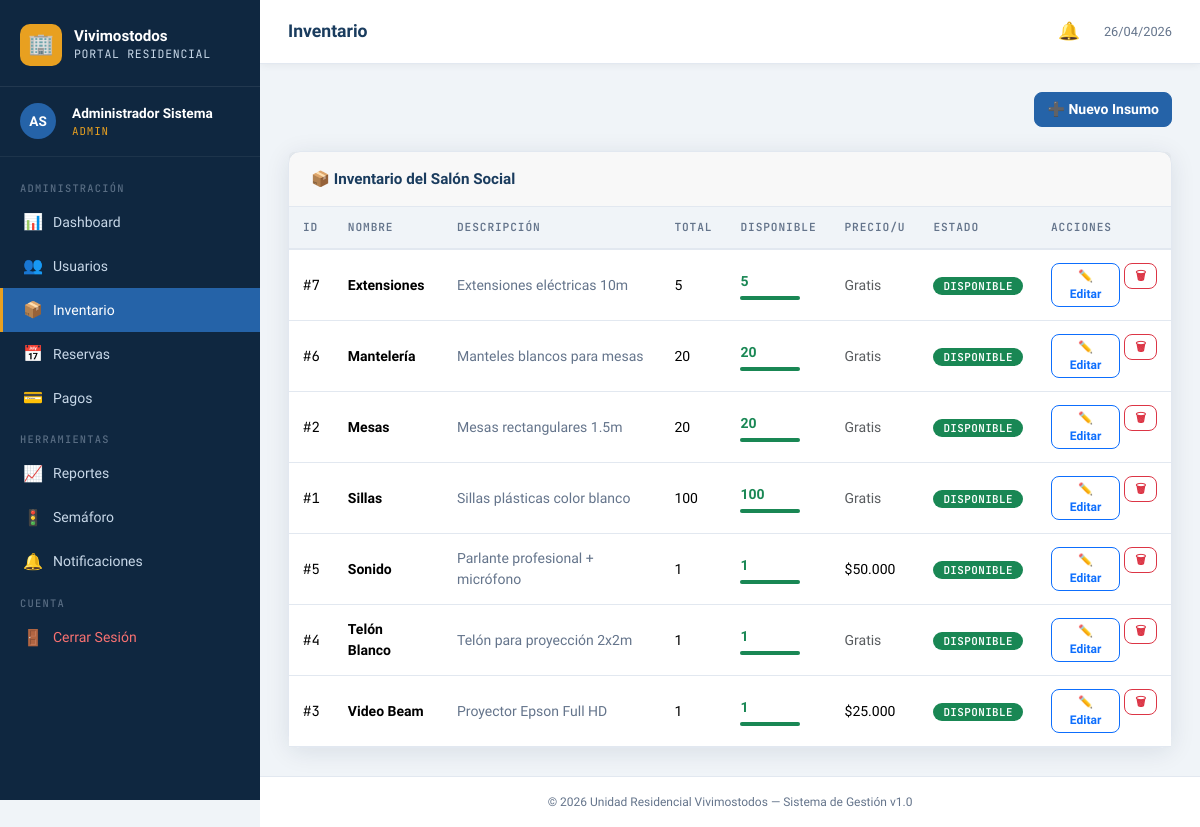
/admin/inventario/index.php (signed in), run on the app's committed database.
### tables this page shows
CREATE TABLE IF NOT EXISTS inventario (
    id_insumo           INT AUTO_INCREMENT PRIMARY KEY,
    nombre              VARCHAR(100) NOT NULL,
    descripcion         TEXT,
    cantidad_total      INT NOT NULL,
    cantidad_disponible INT NOT NULL,
    precio_unitario     DECIMAL(10,2) DEFAULT 0,
    estado              ENUM('DISPONIBLE','NO DISPONIBLE') DEFAULT 'DISPONIBLE'
);

### config/functions.php (called while the page is built, shortened)
<?php
function sanitize(string $str): string {
    return htmlspecialchars(trim($str), ENT_QUOTES, 'UTF-8');
}
function formatMoneda(float $monto): string {
    return '$' . number_format($monto, 0, ',', '.');
}

### admin/inventario/index.php (the view, shortened to what this page needs)
<?php
require_once 'C:\xampp\htdocs\vivimostodos/config/functions.php';
$db = getDB();
$insumos = $db->query("SELECT * FROM inventario ORDER BY nombre")->fetchAll();
include 'C:/xampp/htdocs/vivimostodos/includes/header.php';
include 'C:/xampp/htdocs/vivimostodos/includes/sidebar.php';
?>
<div class="d-flex justify-content-between align-items-center mb-4">
    <a href="crear.php" class="btn btn-primary">➕ Nuevo Insumo</a>
</div>
<div class="card animate-in">
    <div class="card-header"><h5>📦 Inventario del Salón Social</h5></div>
    <div class="card-body p-0">
        <div class="table-responsive">
            <table class="table mb-0">
                <thead>
                    <tr>
                        <th>ID</th><th>Nombre</th><th>Descripción</th>
                        <th>Total</th><th>Disponible</th><th>Precio/U</th>
                        <th>Estado</th><th>Acciones</th>
                    </tr>
                </thead>
                <tbody>
                <?php foreach ($insumos as $i): ?>
                <tr>
                    <td style="font-family:var(--font-mono)">#<?= $i['id_insumo'] ?></td>
                    <td><strong><?= sanitize($i['nombre']) ?></strong></td>
                    <td style="color:var(--text-muted)"><?= sanitize($i['descripcion']) ?></td>
                    <td><?= $i['cantidad_total'] ?></td>
                    <td>
                        <?php $pct = $i['cantidad_total'] > 0 ? ($i['cantidad_disponible']/$i['cantidad_total'])*100 : 0; ?>
                        <span class="fw-bold <?= $pct < 20 ? 'text-danger' : ($pct < 60 ? 'text-warning' : 'text-success') ?>">
                            <?= $i['cantidad_disponible'] ?>
                        </span>
                        <div class="progress mt-1" style="height:4px;width:60px">
                            <div class="progress-bar bg-<?= $pct < 20 ? 'danger' : ($pct < 60 ? 'warning' : 'success') ?>"
                                 style="width:<?= $pct ?>%"></div>
                        </div>
                    </td>
                    <td><?= $i['precio_unitario'] > 0 ? formatMoneda((float)$i['precio_unitario']) : '<span class="text-muted">Gratis</span>' ?></td>
                    <td>
                        <span class="badge bg-<?= $i['estado'] === 'DISPONIBLE' ? 'success' : 'danger' ?>"><?= $i['estado'] ?></span>
                    </td>
                    <td>
                        <div class="d-flex gap-1">
                            <a href="editar.php?id=<?= $i['id_insumo'] ?>" class="btn btn-sm btn-outline-primary" style="font-size:.75rem;padding:3px 10px">✏️ Editar</a>
                            <form method="POST" action="eliminar.php" class="d-inline">
                                <button type="submit" class="btn btn-sm btn-outline-danger" style="font-size:.75rem;padding:3px 10px"
                                    onclick="return confirm('¿Eliminar este insumo?')">🗑</button>
                            </form>
                        </div>
                    </td>
                </tr>
                <?php endforeach; ?>
                </tbody>
            </table>
        </div>
    </div>
</div>
<?php include 'C:/xampp/htdocs/vivimostodos/includes/footer.php'; ?>

### assets/css/style.css (style rules this page uses)
:root { --primary: #1a3c5e; --primary-light: #2563a8; --accent: #e8a020; --accent-light: #f5c842; --success: #16a34a; --danger: #dc2626; --warning: #d97706; --info: #0891b2; --bg: #f0f4f8; --bg-card: #ffffff; --sidebar-bg: #0f2740; --sidebar-text: #c8d8e8; --sidebar-hover: #1a3c5e; --sidebar-active:#2563a8; --text: #1e293b; --text-muted: #64748b; --border: #e2e8f0; --shadow: 0 4px 24px rgba(15,39,64,0.10); --shadow-lg: 0 8px 40px rgba(15,39,64,0.16); --radius: 12px; --radius-sm: 8px; --font: 'Sora', sans-serif; --font-mono: 'JetBrains Mono', monospace; }
* { box-sizing: border-box; margin: 0; padding: 0; }
body { font-family: var(--font); background: var(--bg); color: var(--text); min-height: 100vh; font-size: 0.92rem; }
.card { background: var(--bg-card); border: 1px solid var(--border); border-radius: var(--radius); box-shadow: var(--shadow); }
.card-header { padding: 18px 22px; border-bottom: 1px solid var(--border); display: flex; align-items: center; justify-content: space-between; flex-wrap: wrap; gap: 10px; }
.card-header h5 { font-size: 0.95rem; font-weight: 700; color: var(--primary); margin: 0; }
.card-body { padding: 22px; }
.btn { font-family: var(--font); font-weight: 600; border-radius: var(--radius-sm); font-size: 0.875rem; transition: all .2s; }
.btn-primary { background: var(--primary-light); border-color: var(--primary-light); }
.table { font-size: 0.875rem; }
.table th { background: var(--bg); color: var(--text-muted); font-size: 0.7rem; font-family: var(--font-mono); text-transform: uppercase; letter-spacing: .08em; font-weight: 600; border-bottom: 2px solid var(--border); padding: 12px 14px; }
.table td { padding: 13px 14px; vertical-align: middle; border-color: var(--border); }
.badge { font-family: var(--font-mono); font-size: 0.68rem; letter-spacing: .04em; padding: 4px 10px; border-radius: 20px; font-weight: 600; }
.animate-in { animation: fadeInUp .35s ease both; }

### data on the page
inventario: id_insumo "7", nombre "Extensiones", descripcion "Extensiones eléctricas 10m", cantidad_total "5", cantidad_disponible "5", precio_unitario "Gratis", estado "DISPONIBLE"
inventario: id_insumo "6", nombre "Mantelería", descripcion "Manteles blancos para mesas", cantidad_total "20", cantidad_disponible "20", precio_unitario "Gratis", estado "DISPONIBLE"
inventario: id_insumo "2", nombre "Mesas", descripcion "Mesas rectangulares 1.5m", cantidad_total "20", cantidad_disponible "20", precio_unitario "Gratis", estado "DISPONIBLE"
inventario: id_insumo "1", nombre "Sillas", descripcion "Sillas plásticas color blanco", cantidad_total "100", cantidad_disponible "100", precio_unitario "Gratis", estado "DISPONIBLE"
inventario: id_insumo "5", nombre "Sonido", descripcion "Parlante profesional + micrófono", cantidad_total "1", cantidad_disponible "1", precio_unitario "$50.000", estado "DISPONIBLE"
inventario: id_insumo "4", nombre "Telón Blanco", descripcion "Telón para proyección 2x2m", cantidad_total "1", cantidad_disponible "1", precio_unitario "Gratis", estado "DISPONIBLE"
inventario: id_insumo "3", nombre "Video Beam", descripcion "Proyector Epson Full HD", cantidad_total "1", cantidad_disponible "1", precio_unitario "$25.000", estado "DISPONIBLE"

### other printed values
$initials "AS"
$user['nombre'] "Administrador"
$user['apellido'] "Sistema"
$rol "ADMIN"
$pageTitle "Inventario"
